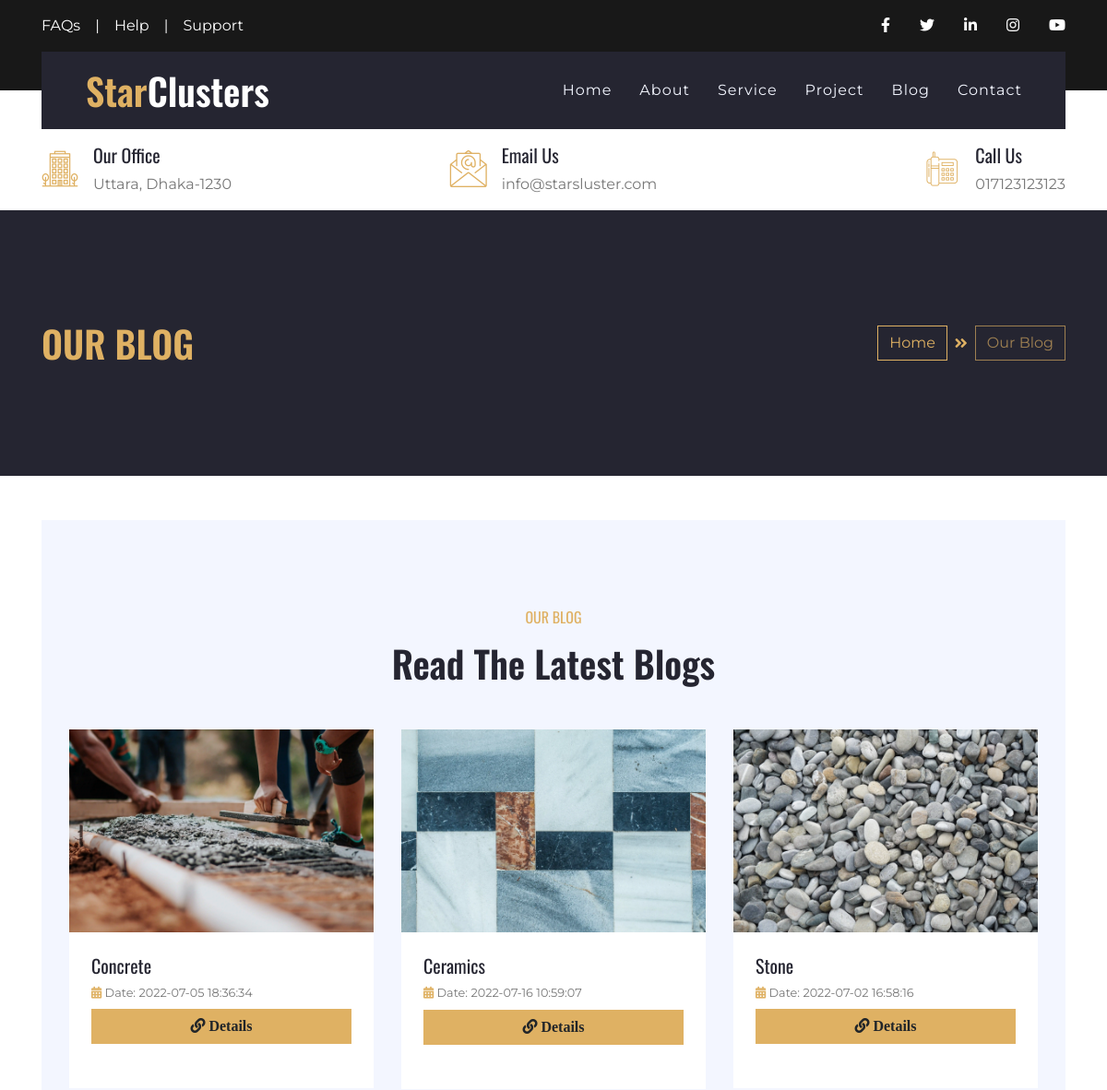
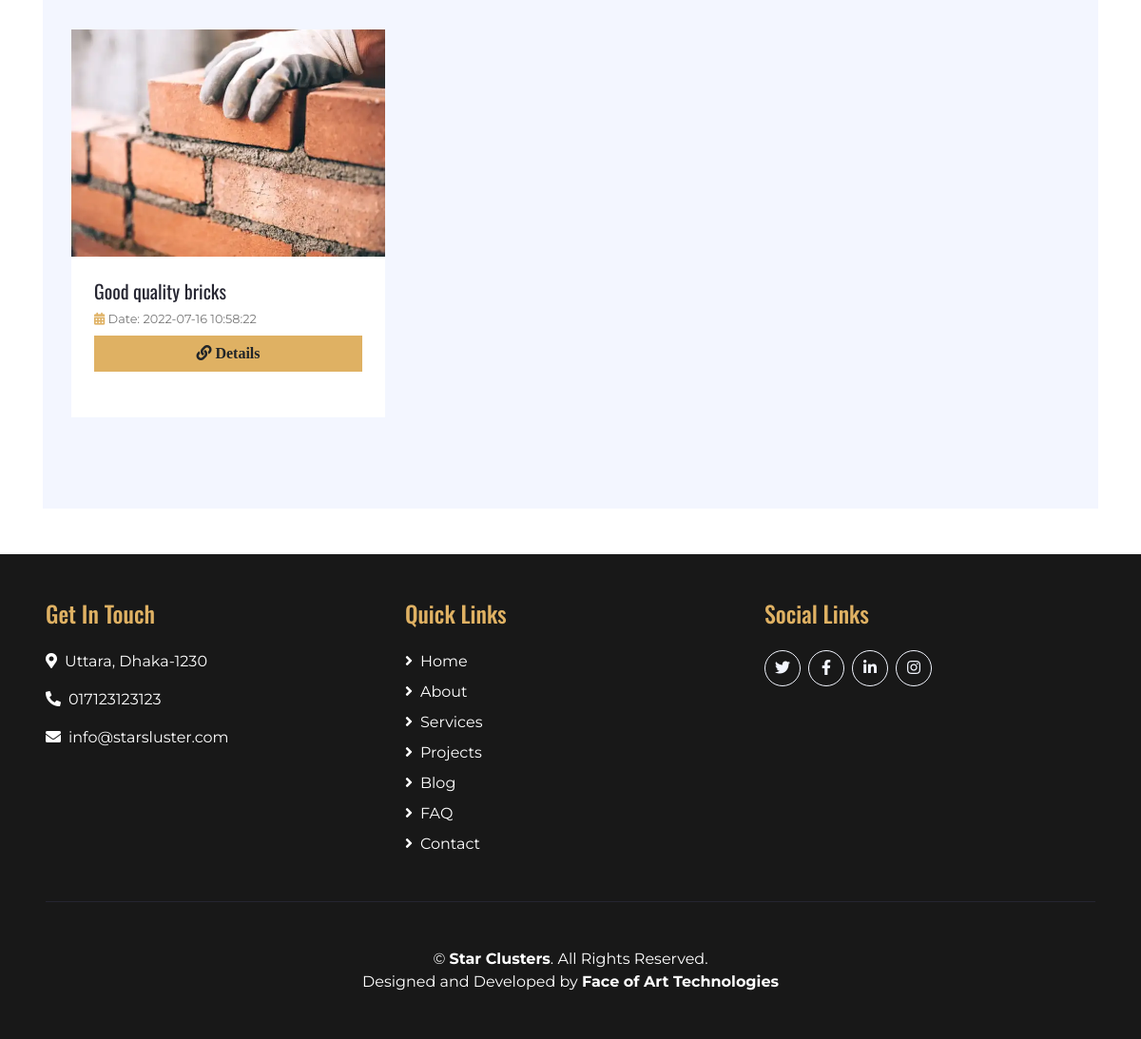
Screenshot of /blog.php with the database file from the repository (2 pictures, top to bottom).
### tables this page shows
CREATE TABLE `info` (
  `email` varchar(25) NOT NULL,
  `phone` varchar(20) NOT NULL,
  `about` text NOT NULL,
  `address` text NOT NULL
);

CREATE TABLE `blog` (
  `id` int(11) NOT NULL,
  `title` varchar(255) NOT NULL,
  `details` text NOT NULL,
  `date` datetime NOT NULL DEFAULT current_timestamp() ON UPDATE current_timestamp()
);

### blog.php (the view, shortened to what this page needs)
<?php include "./db.php"?>
<?php include 'header.php'; include 'navbar.php';?>
<div class="container-fluid bg-secondary py-5">
    <div class="container py-5">
        <div class="row align-items-center py-4">
            <div class="col-md-6 text-center text-md-left">
                <h1 class="mb-4 mb-md-0 text-primary text-uppercase">Our Blog</h1>
            </div>
            <div class="col-md-6 text-center text-md-right">
                <div class="d-inline-flex align-items-center">
                    <a class="btn btn-outline-primary" href="">Home</a>
                    <i class="fas fa-angle-double-right text-primary mx-2"></i>
                    <a class="btn btn-outline-primary disabled" href="">Our Blog</a>
                </div>
            </div>
        </div>
    </div>
</div>
<div class="container py-5">
    <div class="container-fluid bg-light pt-5">
        <div class="container py-5">
            <div class="row justify-content-center">
                <div class="col-lg-6 col-md-8 col text-center mb-4">
                    <h6 class="text-primary font-weight-normal text-uppercase mb-3">Our Blog</h6>
                    <h1 class="mb-4">Read The Latest Blogs</h1>
                </div>
            </div>
            <div class="row pb-3">
                <?php
                $sql = "SELECT * from blog";
                $result = mysqli_query($conn, $sql);
                while ($row = mysqli_fetch_assoc($result)) {
                    $i = $row['id'];
                ?>
                <div class="col-md-4 mb-4">
                    <div class="card border-0 mb-2">
                        <img class="card-img-top" src="image/blog/<?php echo $i;?>.webp" alt="image">
                        <div class="card-body bg-white p-4">
                            <div class="d-flex flex-column mb-3">
                                <h5 class="text-truncate"><?php echo $row['title']?></h5>
                                <small class="mb-2"><i class="fa fa-calendar-alt text-primary"></i> Date:
                                    <?php echo $row['date']?></small>
                                <button onclick="seedetails(this.id)" class="mb-2 btn btn-primary"
                                    id="<?php echo $row['id']?>"><i class="fa fa-link"> Details</i></button>
                            </div>
                        </div>
                    </div>
                </div>
                <?php }?>
            </div>
        </div>
    </div>
</div>
<?php include 'footer.php';?>

### header.php (shortened to what this page needs)
<!DOCTYPE html>
<html lang="en">
<head>
    <link href="https://cdnjs.cloudflare.com/ajax/libs/font-awesome/5.10.0/css/all.min.css" rel="stylesheet">
    <link href="lib/flaticon/font/flaticon.css" rel="stylesheet">
    <link href="lib/owlcarousel/assets/owl.carousel.min.css" rel="stylesheet">
    <link href="lib/lightbox/css/lightbox.min.css" rel="stylesheet">
    <link href="css/style.css" rel="stylesheet">
    <link href="css/style.min.css" rel="stylesheet">
</head>
<body>

### navbar.php (shortened to what this page needs)
<?php
$sql = "SELECT * from info";
$result = mysqli_query($conn, $sql);
$row = mysqli_fetch_assoc($result);
?>
<div class="container-fluid bg-dark py-3">
        <div class="container">
            <div class="row">
                <div class="col-md-6 text-center text-lg-left mb-2 mb-lg-0">
                    <div class="d-inline-flex align-items-center">
                        <a class="text-white pr-3" href="faq.php">FAQs</a>
                        <span class="text-white">|</span>
                        <a class="text-white px-3" href="contact.php">Help</a>
                        <span class="text-white">|</span>
                        <a class="text-white pl-3" href="contact.php">Support</a>
                    </div>
                </div>
                <div class="col-md-6 text-center text-lg-right">
                    <div class="d-inline-flex align-items-center">
                        <a class="text-white px-3" href="">
                            <i class="fab fa-facebook-f"></i>
                        </a>
                        <a class="text-white px-3" href="">
                            <i class="fab fa-twitter"></i>
                        </a>
                        <a class="text-white px-3" href="">
                            <i class="fab fa-linkedin-in"></i>
                        </a>
                        <a class="text-white px-3" href="">
                            <i class="fab fa-instagram"></i>
                        </a>
                        <a class="text-white pl-3" href="">
                            <i class="fab fa-youtube"></i>
                        </a>
                    </div>
                </div>
            </div>
        </div>
    </div>
    <div class="container-fluid position-relative nav-bar p-0">
        <div class="container position-relative" style="z-index: 9;">
            <nav class="navbar navbar-expand-lg bg-secondary navbar-dark py-3 py-lg-0 pl-3 pl-lg-5">
                <a href="index.php" class="navbar-brand">
                    <h1 class="m-0 display-5 text-white"><span class="text-primary">Star</span>Clusters</h1>
                </a>
                <div class="collapse navbar-collapse justify-content-between px-3" id="navbarCollapse">
                    <div class="navbar-nav ml-auto py-0">
                        <a href="index.php" class="nav-item nav-link">Home</a>
                        <a href="about.php" class="nav-item nav-link">About</a>
                        <a href="service.php" class="nav-item nav-link">Service</a>
                        <a href="project.php" class="nav-item nav-link">Project</a>
                        <a href="blog.php" class="nav-item nav-link">Blog</a>
                        <a href="contact.php" class="nav-item nav-link">Contact</a>
                    </div>
                </div>
            </nav>
        </div>
    </div>
    <div class="container-fluid bg-white py-3">
        <div class="container">
            <div class="row">
                <div class="col-lg-4 text-left mb-3 mb-lg-0">
                    <div class="d-inline-flex text-left">
                        <h1 class="flaticon-office font-weight-normal text-primary m-0 mr-3"></h1>
                        <div class="d-flex flex-column">
                            <h5>Our Office</h5>
                            <p class="m-0"><?php echo $row['address']?></p>
                        </div>
                    </div>
                </div>
                <div class="col-lg-4 text-left text-lg-center mb-3 mb-lg-0">
                    <div class="d-inline-flex text-left">
                        <h1 class="flaticon-email font-weight-normal text-primary m-0 mr-3"></h1>
                        <div class="d-flex flex-column">
                            <h5>Email Us</h5>
                            <p class="m-0"><?php echo $row['email']?></p>
                        </div>
                    </div>
                </div>
                <div class="col-lg-4 text-left text-lg-right mb-3 mb-lg-0">
                    <div class="d-inline-flex text-left">
                        <h1 class="flaticon-telephone font-weight-normal text-primary m-0 mr-3"></h1>
                        <div class="d-flex flex-column">
                            <h5>Call Us</h5>
                            <p class="m-0"><?php echo $row['phone']?></p>
                        </div>
                    </div>
                </div>
            </div>
        </div>
    </div>

### footer.php (shortened to what this page needs)
<?php
$sql = "SELECT * from info";
$result = mysqli_query($conn, $sql);
$row = mysqli_fetch_assoc($result);
?>
    <div class="container-fluid bg-dark text-white py-5 px-sm-3 px-md-5">
        <div class="row">
            <div class="col-lg-4 col-md-4 mb-5">
                <h4 class="text-primary mb-4">Get In Touch</h4>
                <p><i class="fa fa-map-marker-alt mr-2"></i><?php echo $row['address']?></p>
                <p><i class="fa fa-phone-alt mr-2"></i><?php echo $row['phone']?></p>
                <p><i class="fa fa-envelope mr-2"></i><?php echo $row['email']?></p>
            </div>
            <div class="col-lg-4 col-md-4 mb-5">
                <h4 class="text-primary mb-4">Quick Links</h4>
                <div class="d-flex flex-column justify-content-start">
                    <a class="text-white mb-2" href="index.php"><i class="fa fa-angle-right mr-2"></i>Home</a>
                    <a class="text-white mb-2" href="about.php"><i class="fa fa-angle-right mr-2"></i>About</a>
                    <a class="text-white mb-2" href="service.php"><i class="fa fa-angle-right mr-2"></i>Services</a>
                    <a class="text-white mb-2" href="project.php"><i class="fa fa-angle-right mr-2"></i>Projects</a>
                    <a class="text-white mb-2" href="blog.php"><i class="fa fa-angle-right mr-2"></i>Blog</a>
                    <a class="text-white mb-2" href="faq.php"><i class="fa fa-angle-right mr-2"></i>FAQ</a>
                    <a class="text-white" href="contact.php"><i class="fa fa-angle-right mr-2"></i>Contact</a>
                </div>
            </div>
            <div class="col-lg-4 col-md-4 mb-5">
                <h4 class="text-primary mb-4">Social Links</h4>
                <div class="d-flex justify-content-start my-4">
                    <a class="btn btn-outline-light rounded-circle text-center mr-2 px-0" style="width: 38px; height: 38px;" href="#"><i class="fab fa-twitter"></i></a>
                    <a class="btn btn-outline-light rounded-circle text-center mr-2 px-0" style="width: 38px; height: 38px;" href="#"><i class="fab fa-facebook-f"></i></a>
                    <a class="btn btn-outline-light rounded-circle text-center mr-2 px-0" style="width: 38px; height: 38px;" href="#"><i class="fab fa-linkedin-in"></i></a>
                    <a class="btn btn-outline-light rounded-circle text-center mr-2 px-0" style="width: 38px; height: 38px;" href="#"><i class="fab fa-instagram"></i></a>
                </div>
            </div>
        </div>
        <div class="container border-top border-secondary pt-5">
            <p class="m-0 text-center text-white">
                &copy; <a class="text-white font-weight-bold" href="index.php">Star Clusters</a>. All Rights Reserved.
            </p>
            <p class="m-0 text-center text-white">
				Designed and Developed by <a class="text-white font-weight-bold" href="http://facesoftbd.com/" target="_blank">Face of Art Technologies</a>
            </p>
        </div>
    </div>
</body>
</html>

### rows the page displays
info: address "Uttara, Dhaka-1230", email "info@starsluster.com", phone "017123123123"
blog: shows a picture, title "Concrete", date "2022-07-05 18:36:34"
blog: shows a picture, title "Ceramics", date "2022-07-16 10:59:07"
blog: shows a picture, title "Stone", date "2022-07-02 16:58:16"
blog: shows a picture, title "Good quality bricks", date "2022-07-16 10:58:22"
